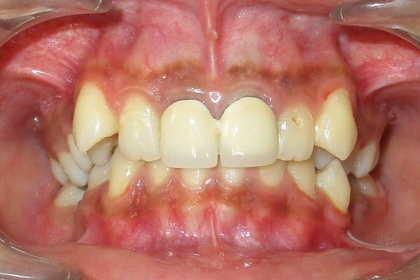
%> input picture Sample image/01.jpg, 420 x 280 px, shrunk from 1800 x 1200 before the run
$ octave approach2.m   (GNU Octave 9; MATLAB toolbox functions it lacks are replaced by stand-ins)
%> lines starting %> are read from the running program, lines starting %| are printed output that depends on the picture
### FCM_EU.m
function [MF,Cent,Obj,res]=FCM_EU(img,ncluster,max_iter,expo)

%Check for RGB image%
if ndims(img)>2
     img = rgb2gray(img);
end
%Intialize the m and termination value%
if nargin<4
    expo=2;
    if nargin<3
        max_iter=100;
    end
end

[rn,cn]=size(img);
imgsiz=rn*cn;
%imgv=reshape(img,imgsiz,1);
%imgv=double(imgv);
imgv=img;
%Initialize the membership value%
MF=initfcm(ncluster,rn);

% Main loop
for i = 1:max_iter,
    [MF, Cent, Obj(i),dist] = stepfcm2dmf(imgv,MF,ncluster,expo);

	% check termination condition
	if i > 1,
		if abs(Obj(i) - Obj(i-1)) < 1e-2, break; end,
	end
end
%Calculate Cluster validity Index values%
V_new = sum(Cent)/ncluster;

dist_New = distfcm(Cent, V_new);
dist_n = distfcm(Cent, imgv);
Vfs = sum(sum((dist_New'.^2)*(MF.^2)));
vxb = sum(sum((dist_n.^2).*(MF.^2)));

Vfs = vxb-Vfs;
res.Vfs = Vfs;
incr =1;
for index1=1:ncluster
    for index2=1:ncluster
            if index2>index1
                diff_n = ((Cent(index1) - Cent(index2)));
                center_diff(incr) = diff_n^2;
                incr=incr+1;
            end
    end
end
center_diff = min(center_diff');

vxb = (vxb)/(imgsiz*(center_diff));
res.vxb = vxb;

% [14 lines left out: function stepfcm2dmf, not called in this run]

### approach2.m

    close all;
    fontSize = 14;

    %enter the location of the image as in your system
    image=imread('D:\College\Dental Shade Matching 2\Patients Photos\01.jpg');
%> image is the input picture: size 280x420x3 uint8; mean R, G, B 182.3, 117.6, 102.5
    %figure,imshow(image);

    gray_image=rgb2gray(image);
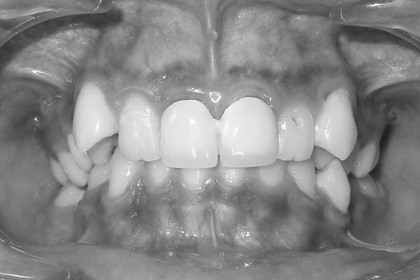
%> gray_image: size 280x420 uint8; min 29, max 255, mean 135.2

    lmean=conv2(gray_image,ones(3)/9,'same');
    lstd=stdfilt(gray_image);
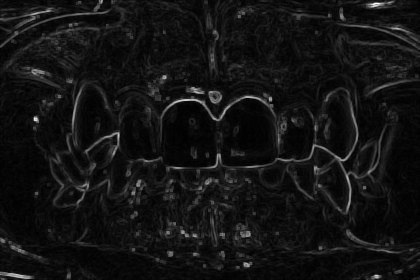
%> lstd: size 280x420 double; min 0, max 63.42, mean 4.9; drawn with min black and max white
    % data(:,1)=image(:);
    data(:,1)=lmean(:);
    data(:,2)=lstd(:);
    D(:,1)=abs(data(:,1)-data(:,2));
    D(:,2)=abs(data(:,1)+data(:,2));
    data=double(D);
%Intialize the cluster number%
cluster=3;

%Call FCM algorithm to cluster the input image%
%[center,MF,obj]=fcm(data,cluster);
[MF,Centers,obj,res]=FCM_EU(data,cluster);
%> the run ends on the next line

$ run again, with Sample image/00001.jpg copied over Sample image/01.jpg
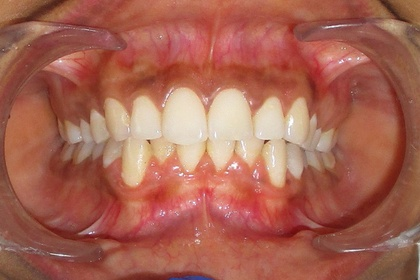
%> input picture Sample image/00001.jpg, 420 x 280 px, shrunk from 1800 x 1200 before the run
%> image is the input picture: size 280x420x3 uint8; mean R, G, B 166.8, 99.7, 82.8
%> `gray_image=rgb2gray(image);`:
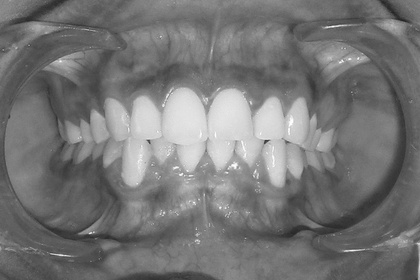
%> gray_image: size 280x420 uint8; min 36, max 254, mean 117.8
%> `lstd=stdfilt(gray_image);`:
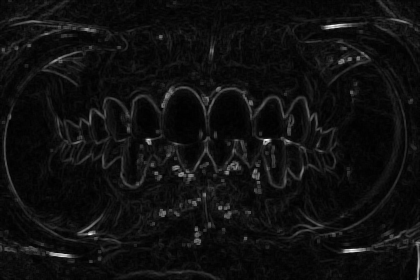
%> lstd: size 280x420 double; min 0, max 75.03, mean 4.8; drawn with min black and max white
